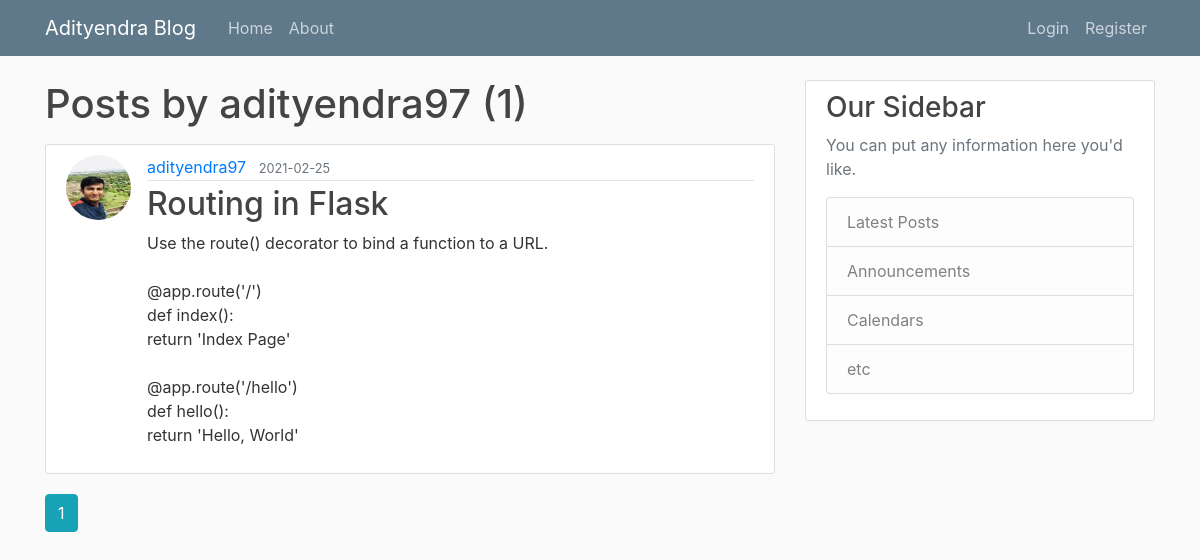
Page /user/adityendra97 on the committed database.
### flaskblog/models.py (models this page shows, shortened)
class User(db.Model, UserMixin):
    id = db.Column(db.Integer, primary_key=True)
    username = db.Column(db.String(20), unique=True, nullable=False)
    email = db.Column(db.String(120), unique=True, nullable=False)
    image_file = db.Column(db.String(20), nullable=False, default='default.jpg')
    password = db.Column(db.String(60), nullable=False)
    posts = db.relationship('Post', backref='author', lazy=True)

class Post(db.Model):
    id = db.Column(db.Integer, primary_key=True)
    title = db.Column(db.String(100), nullable=False)
    date_posted = db.Column(db.DateTime, nullable=False, default=datetime.utcnow)
    content = db.Column(db.Text, nullable=False)
    user_id = db.Column(db.Integer, db.ForeignKey('user.id'), nullable=False)

### flaskblog/users/routes.py (the view)
@users.route("/user/<string:username>")
def user_posts(username):
    page = request.args.get('page', 1, type=int)
    user = User.query.filter_by(username=username).first_or_404()
    posts = Post.query.filter_by(author=user)\
        .order_by(Post.date_posted.desc())\
        .paginate(page=page, per_page=5)
    return render_template('user_posts.html', posts=posts, user=user)

### flaskblog/templates/user_posts.html
{% extends "layout.html" %}
{% block content %}
<h1 class="mb-3">Posts by {{ user.username }} ({{ posts.total }})</h1>
{% for post in posts.items %}
<article class="media content-section">
  <img class="rounded-circle article-img"
    src="{{ url_for('static', filename='profile_pics/' + post.author.image_file) }}">
  <div class="media-body">
    <div class="article-metadata">
      <a class="mr-2" href="{{ url_for('users.user_posts', username=post.author.username) }}">{{ post.author.username
        }}</a>
      <small class="text-muted">{{ post.date_posted.strftime('%Y-%m-%d') }}</small>
    </div>
    <h2><a class="article-title" href="{{ url_for('posts.post', post_id=post.id) }}">{{ post.title }}</a></h2>
    <p class="article-content">{{ post.content }}</p>
  </div>
</article>
{% endfor %}
{% for page_num in posts.iter_pages(left_edge=1, right_edge=1, left_current=1, right_current=2) %}
{% if page_num %}
{% if posts.page == page_num %}
<a class="btn btn-info mb-4" href="{{ url_for('users.user_posts', username=user.username, page=page_num) }}">{{ page_num
  }}</a>
{% else %}
<a class="btn btn-outline-info mb-4" href="{{ url_for('users.user_posts', username=user.username, page=page_num) }}">{{
  page_num }}</a>
{% endif %}
{% else %}
...
{% endif %}
{% endfor %}
{% endblock content %}

### flaskblog/static/main.css (style rules this page uses)
body { background: #fafafa; color: #333333; margin-top: 5rem; }
h1, h2, h3, h4, h5, h6 { color: #444444; }
.content-section { background: #ffffff; padding: 10px 20px; border: 1px solid #dddddd; border-radius: 3px; margin-bottom: 20px; }
.article-title { color: #444444; }
.article-content { white-space: pre-line; }
.article-img { height: 65px; width: 65px; margin-right: 16px; }
.article-metadata { padding-bottom: 1px; margin-bottom: 4px; border-bottom: 1px solid #e3e3e3 }

### rows in the picture
User: username "adityendra97"
Post: image_file (picture), author.username "adityendra97", date_posted "2021-02-25", title "Routing in Flask", content "Use the route() decorator to bind a function to a URL. @app.route('/') def index(): return 'Index Page' @app.route('/hello') def hello(): return 'Hello, World'"

### other values in the picture
{{ posts.total }} "1"
{{ page_num }} "1"
